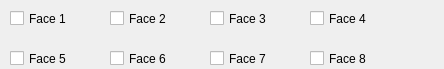
             <widget class="QWidget" name="scrollAreaWidgetContents">
              <property name="geometry">
               <rect>
                <x>0</x>
                <y>0</y>
                <width>444</width>
                <height>69</height>
               </rect>
              </property>
              <widget class="QCheckBox" name="checkBox">
               <property name="geometry">
                <rect>
                 <x>10</x>
                 <y>10</y>
                 <width>70</width>
                 <height>17</height>
                </rect>
               </property>
               <property name="text">
                <string>Face 1</string>
               </property>
              </widget>
              <widget class="QCheckBox" name="checkBox_2">
               <property name="geometry">
                <rect>
                 <x>110</x>
                 <y>10</y>
                 <width>70</width>
                 <height>17</height>
                </rect>
               </property>
               <property name="text">
                <string>Face 2</string>
               </property>
              </widget>
              <widget class="QCheckBox" name="checkBox_3">
               <property name="geometry">
                <rect>
                 <x>210</x>
                 <y>10</y>
                 <width>70</width>
                 <height>17</height>
                </rect>
               </property>
               <property name="text">
                <string>Face 3</string>
               </property>
              </widget>
              <widget class="QCheckBox" name="checkBox_4">
               <property name="geometry">
                <rect>
                 <x>310</x>
                 <y>10</y>
                 <width>70</width>
                 <height>17</height>
                </rect>
               </property>
               <property name="text">
                <string>Face 4</string>
               </property>
              </widget>
              <widget class="QCheckBox" name="checkBox_5">
               <property name="geometry">
                <rect>
                 <x>10</x>
                 <y>50</y>
                 <width>70</width>
                 <height>17</height>
                </rect>
               </property>
               <property name="text">
                <string>Face 5</string>
               </property>
              </widget>
              <widget class="QCheckBox" name="checkBox_6">
               <property name="geometry">
                <rect>
                 <x>110</x>
                 <y>50</y>
                 <width>70</width>
                 <height>17</height>
                </rect>
               </property>
               <property name="text">
                <string>Face 6</string>
               </property>
              </widget>
              <widget class="QCheckBox" name="checkBox_7">
               <property name="geometry">
                <rect>
                 <x>210</x>
                 <y>50</y>
                 <width>70</width>
                 <height>17</height>
                </rect>
               </property>
               <property name="text">
                <string>Face 7</string>
               </property>
              </widget>
              <widget class="QCheckBox" name="checkBox_8">
               <property name="geometry">
                <rect>
                 <x>310</x>
                 <y>50</y>
                 <width>70</width>
                 <height>17</height>
                </rect>
               </property>
               <property name="text">
                <string>Face 8</string>
               </property>
              </widget>
             </widget>
